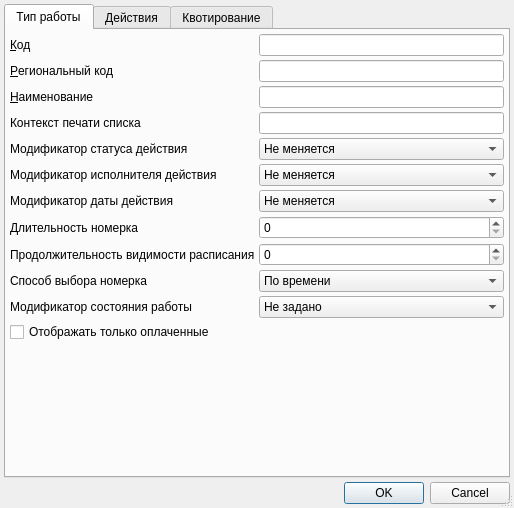
<?xml version="1.0" encoding="UTF-8"?>
<ui version="4.0">
 <class>ItemEditorDialog</class>
 <widget class="QDialog" name="ItemEditorDialog">
  <property name="geometry">
   <rect>
    <x>0</x>
    <y>0</y>
    <width>514</width>
    <height>508</height>
   </rect>
  </property>
  <property name="windowTitle">
   <string>ChangeMe!</string>
  </property>
  <property name="sizeGripEnabled">
   <bool>true</bool>
  </property>
  <layout class="QVBoxLayout" name="verticalLayout">
   <property name="spacing">
    <number>4</number>
   </property>
   <property name="margin">
    <number>4</number>
   </property>
   <item>
    <widget class="QTabWidget" name="tabWidget">
     <property name="currentIndex">
      <number>0</number>
     </property>
     <widget class="QWidget" name="tabJobType">
      <attribute name="title">
       <string>Тип работы</string>
      </attribute>
      <layout class="QGridLayout" name="gridLayout">
       <property name="margin">
        <number>4</number>
       </property>
       <property name="spacing">
        <number>4</number>
       </property>
       <item row="13" column="0">
        <widget class="QCheckBox" name="chkShowOnlyPayed">
         <property name="text">
          <string>Отображать только оплаченные</string>
         </property>
        </widget>
       </item>
       <item row="0" column="2">
        <widget class="QLineEdit" name="edtCode"/>
       </item>
       <item row="3" column="0">
        <widget class="QLabel" name="lblListContext">
         <property name="text">
          <string>Контекст печати списка</string>
         </property>
         <property name="buddy">
          <cstring>edtListContext</cstring>
         </property>
        </widget>
       </item>
       <item row="6" column="0">
        <widget class="QLabel" name="lblActionDateChanger">
         <property name="text">
          <string>Модификатор даты действия</string>
         </property>
        </widget>
       </item>
       <item row="2" column="0">
        <widget class="QLabel" name="lblName">
         <property name="text">
          <string>&amp;Наименование</string>
         </property>
         <property name="buddy">
          <cstring>edtName</cstring>
         </property>
        </widget>
       </item>
       <item row="9" column="0">
        <widget class="QLabel" name="lblDurationVisibility_2">
         <property name="text">
          <string>Способ выбора номерка</string>
         </property>
        </widget>
       </item>
       <item row="8" column="2">
        <widget class="QSpinBox" name="edtDurationVisibility"/>
       </item>
       <item row="1" column="0">
        <widget class="QLabel" name="lblRegionalCode">
         <property name="text">
          <string>&amp;Региональный код</string>
         </property>
         <property name="buddy">
          <cstring>edtRegionalCode</cstring>
         </property>
        </widget>
       </item>
       <item row="9" column="2">
        <widget class="QComboBox" name="cmbTicketAssignWay">
         <item>
          <property name="text">
           <string>По времени</string>
          </property>
         </item>
         <item>
          <property name="text">
           <string>По УЕТ</string>
          </property>
         </item>
        </widget>
       </item>
       <item row="1" column="2">
        <widget class="QLineEdit" name="edtRegionalCode"/>
       </item>
       <item row="7" column="2">
        <widget class="QSpinBox" name="edtTicketDuration"/>
       </item>
       <item row="6" column="2">
        <widget class="QComboBox" name="cmbActionDateChanger">
         <item>
          <property name="text">
           <string>Не меняется</string>
          </property>
         </item>
         <item>
          <property name="text">
           <string>Дата окончания</string>
          </property>
         </item>
        </widget>
       </item>
       <item row="5" column="2">
        <widget class="QComboBox" name="cmbActionPersonChanger">
         <item>
          <property name="text">
           <string>Не меняется</string>
          </property>
         </item>
         <item>
          <property name="text">
           <string>Пользователь</string>
          </property>
         </item>
         <item>
          <property name="text">
           <string>Назначивший действие</string>
          </property>
         </item>
         <item>
          <property name="text">
           <string>Ответственный за событие</string>
          </property>
         </item>
        </widget>
       </item>
       <item row="0" column="0">
        <widget class="QLabel" name="lblCode">
         <property name="text">
          <string>&amp;Код</string>
         </property>
         <property name="buddy">
          <cstring>edtCode</cstring>
         </property>
        </widget>
       </item>
       <item row="4" column="2">
        <widget class="QComboBox" name="cmbActionStatusChanger">
         <item>
          <property name="text">
           <string>Не меняется</string>
          </property>
         </item>
         <item>
          <property name="text">
           <string>Начато</string>
          </property>
         </item>
         <item>
          <property name="text">
           <string>Ожидание</string>
          </property>
         </item>
         <item>
          <property name="text">
           <string>Закончено</string>
          </property>
         </item>
         <item>
          <property name="text">
           <string>Отменено</string>
          </property>
         </item>
         <item>
          <property name="text">
           <string>Без результата</string>
          </property>
         </item>
         <item>
          <property name="text">
           <string>Назначено</string>
          </property>
         </item>
         <item>
          <property name="text">
           <string>Не предусмотрено</string>
          </property>
         </item>
        </widget>
       </item>
       <item row="2" column="2">
        <widget class="QLineEdit" name="edtName"/>
       </item>
       <item row="8" column="0">
        <widget class="QLabel" name="lblDurationVisibility">
         <property name="text">
          <string>Продолжительность видимости расписания</string>
         </property>
        </widget>
       </item>
       <item row="3" column="2">
        <widget class="QLineEdit" name="edtListContext"/>
       </item>
       <item row="4" column="0">
        <widget class="QLabel" name="lblActionStatusChanger">
         <property name="text">
          <string>Модификатор статуса действия</string>
         </property>
         <property name="buddy">
          <cstring>cmbActionStatusChanger</cstring>
         </property>
        </widget>
       </item>
       <item row="7" column="0">
        <widget class="QLabel" name="lblTicketDuartion">
         <property name="text">
          <string>Длительность номерка</string>
         </property>
         <property name="buddy">
          <cstring>edtTicketDuration</cstring>
         </property>
        </widget>
       </item>
       <item row="5" column="0">
        <widget class="QLabel" name="lblActionPersonChanger">
         <property name="text">
          <string>Модификатор исполнителя действия</string>
         </property>
         <property name="buddy">
          <cstring>cmbActionPersonChanger</cstring>
         </property>
        </widget>
       </item>
       <item row="14" column="2">
        <spacer name="verticalSpacer">
         <property name="orientation">
          <enum>Qt::Vertical</enum>
         </property>
         <property name="sizeHint" stdset="0">
          <size>
           <width>20</width>
           <height>40</height>
          </size>
         </property>
        </spacer>
       </item>
       <item row="10" column="0">
        <widget class="QLabel" name="lblJobStatusModifier">
         <property name="text">
          <string>Модификатор состояния работы</string>
         </property>
        </widget>
       </item>
       <item row="10" column="2">
        <widget class="QComboBox" name="cmbJobStatusModifier">
         <property name="toolTip">
          <string>&lt;html&gt;&lt;head/&gt;&lt;body&gt;&lt;p&gt;Выбранное значение будет проставляться автоматически в поле Состояние при открытии работы в журнале Выполнение работ&lt;/p&gt;&lt;/body&gt;&lt;/html&gt;</string>
         </property>
         <item>
          <property name="text">
           <string>Не задано</string>
          </property>
         </item>
         <item>
          <property name="text">
           <string>Выполняется</string>
          </property>
         </item>
         <item>
          <property name="text">
           <string>Закончено</string>
          </property>
         </item>
        </widget>
       </item>
      </layout>
     </widget>
     <widget class="QWidget" name="tabActionTypes">
      <attribute name="title">
       <string>Действия</string>
      </attribute>
      <layout class="QGridLayout" name="gridLayout_3">
       <property name="margin">
        <number>4</number>
       </property>
       <item row="0" column="0">
        <widget class="CInDocTableView" name="tblJobTypeActions"/>
       </item>
      </layout>
     </widget>
     <widget class="QWidget" name="tabQuota">
      <attribute name="title">
       <string>Квотирование</string>
      </attribute>
      <layout class="QGridLayout" name="gridLayout_2">
       <item row="0" column="0">
        <widget class="CInDocTableView" name="tblQuota"/>
       </item>
      </layout>
     </widget>
    </widget>
   </item>
   <item>
    <widget class="QDialogButtonBox" name="buttonBox">
     <property name="orientation">
      <enum>Qt::Horizontal</enum>
     </property>
     <property name="standardButtons">
      <set>QDialogButtonBox::Cancel|QDialogButtonBox::Ok</set>
     </property>
    </widget>
   </item>
  </layout>
 </widget>
 <customwidgets>
  <customwidget>
   <class>CInDocTableView</class>
   <extends>QTableView</extends>
   <header>library/InDocTable.h</header>
  </customwidget>
 </customwidgets>
 <tabstops>
  <tabstop>tabWidget</tabstop>
  <tabstop>edtCode</tabstop>
  <tabstop>edtRegionalCode</tabstop>
  <tabstop>edtName</tabstop>
  <tabstop>edtListContext</tabstop>
  <tabstop>cmbActionStatusChanger</tabstop>
  <tabstop>cmbActionPersonChanger</tabstop>
  <tabstop>cmbActionDateChanger</tabstop>
  <tabstop>edtTicketDuration</tabstop>
  <tabstop>tblJobTypeActions</tabstop>
  <tabstop>buttonBox</tabstop>
 </tabstops>
 <resources/>
 <connections>
  <connection>
   <sender>buttonBox</sender>
   <signal>accepted()</signal>
   <receiver>ItemEditorDialog</receiver>
   <slot>accept()</slot>
   <hints>
    <hint type="sourcelabel">
     <x>170</x>
     <y>356</y>
    </hint>
    <hint type="destinationlabel">
     <x>117</x>
     <y>106</y>
    </hint>
   </hints>
  </connection>
  <connection>
   <sender>buttonBox</sender>
   <signal>rejected()</signal>
   <receiver>ItemEditorDialog</receiver>
   <slot>reject()</slot>
   <hints>
    <hint type="sourcelabel">
     <x>250</x>
     <y>356</y>
    </hint>
    <hint type="destinationlabel">
     <x>247</x>
     <y>107</y>
    </hint>
   </hints>
  </connection>
 </connections>
</ui>
